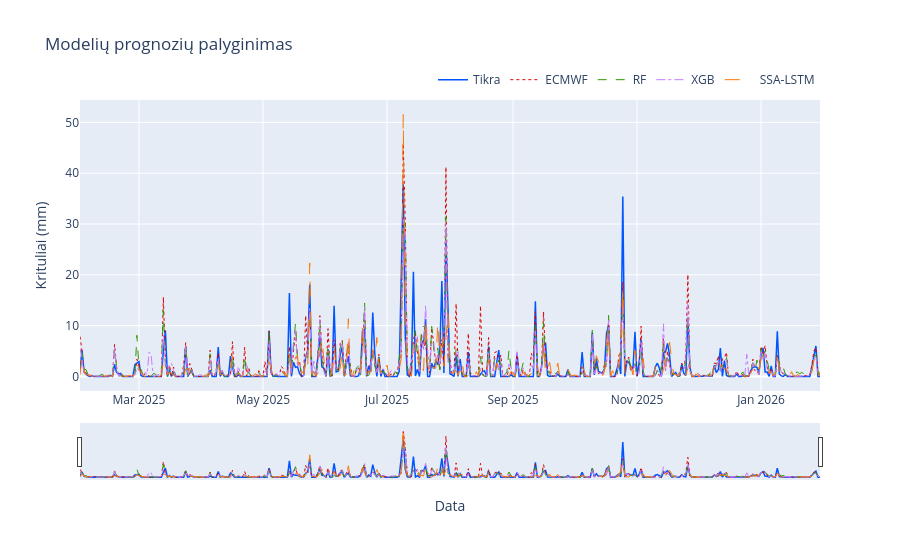

Notebook code for this chart:
### Code cell
plot_prognozes_plotly(df_365, MODEL_COLS)

### Figure 1 — Plotly figure (JSON) as saved in the notebook; plotly's stock layout.template omitted (floating-point values rounded to 4 significant figures; data arrays with more than 128 entries replaced by an {"elided": "..."} marker saying what was removed)
{"data": [{"line": {"color": "#0055ff", "width": 1.5}, "name": "Tikra", "type": "scatter", "x": {"elided": "365 str values"}, "y": {"elided": "365 float values"}}, {"line": {"color": "#de0000", "dash": "dot", "width": 1}, "name": "ECMWF", "type": "scatter", "x": {"elided": "365 str values"}, "y": {"elided": "365 float values"}}, {"line": {"color": "#2f9901", "dash": "dash", "width": 1}, "name": "RF", "type": "scatter", "x": {"elided": "365 str values"}, "y": {"elided": "365 float values"}}, {"line": {"color": "#c77cff", "dash": "dashdot", "width": 1}, "name": "XGB", "type": "scatter", "x": {"elided": "365 str values"}, "y": {"elided": "365 float values"}}, {"line": {"color": "#ff7700", "dash": "longdash", "width": 1}, "name": "SSA-LSTM", "type": "scatter", "x": {"elided": "365 str values"}, "y": {"elided": "365 float values"}}], "layout": {"hovermode": "x unified", "legend": {"orientation": "h", "x": 1, "xanchor": "right", "y": 1.02, "yanchor": "bottom"}, "title": {"text": "Modelių prognozių palyginimas"}, "xaxis": {"rangeslider": {"visible": true}, "title": {"text": "Data"}}, "yaxis": {"title": {"text": "Krituliai (mm)"}}}}
